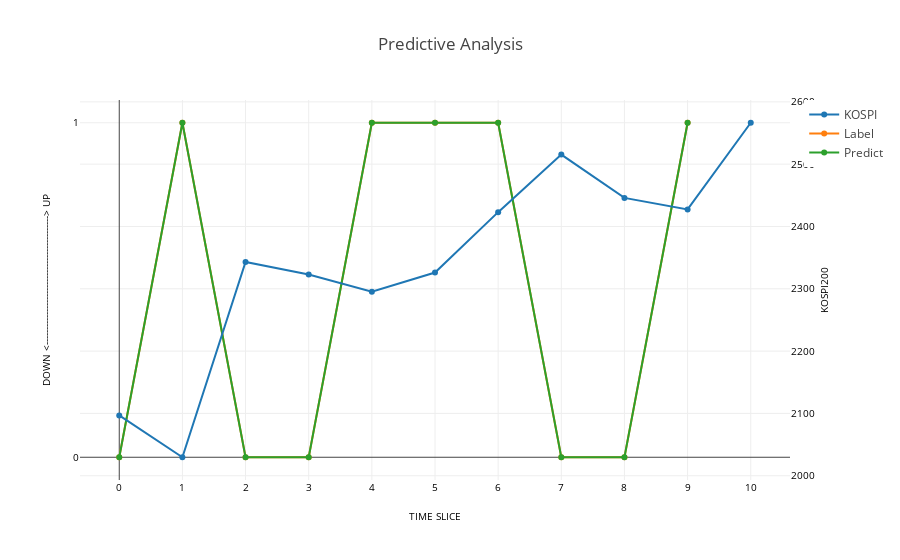

Write notebook code for a chart like this one.
### Code cell
x = [i for i in range(11)]

data = [go.Scatter(
        x=x,
        y=d,
        name="KOSPI",
        marker=dict(
            #color='blue',
        ),
        yaxis='y2'
    ),
    go.Scatter(
        x=x,
        y=ud_y,
        name="Label",
        marker=dict(
            #color='blue',
        ),
        yaxis='y'
    ),
    go.Scatter(
        x=x,
        y=dtc.predict(X),
        name="Predict",
        marker=dict(
            #color='blue',
        ),
        yaxis='y'
    )]

layout = go.Layout(
    title='Predictive Analysis',
    xaxis=dict(
        title='TIME SLICE',
        titlefont=dict(
            size=10,
            color='black'
        ),
        dtick = 1,
        showticklabels=True,
        tickangle=0,
        tickfont=dict(
            size=10,
            color='black'
        ),
        exponentformat='e',
        showexponent='all'
    ),
    yaxis=dict(
        title='DOWN <-------------------------------------------> UP',
        titlefont=dict(
            size=10,
            color='black'
        ),
        showticklabels=True,
        tickangle=0,
        tickfont=dict(
            size=10,
            color='black'
        ),
        dtick = 1,
        exponentformat='e',
        showexponent='all',
        #overlaying='y',
    ),
    yaxis2=dict(
                title='KOSPI200',
                titlefont=dict(
                    size=10,
                    color='black'
                ),
                showticklabels=True,
                tickangle=0,
                tickfont=dict(
                    size=10,
                    color='black'
                ),
                overlaying='y',
                side='right'
            ),
)
fig = go.Figure(data=data, layout=layout)
iplot(fig, filename='TF-IDF Graph')

### Figure 1 — Plotly figure (JSON) as saved in the notebook; plotly's stock layout.template omitted (floating-point values rounded to 4 significant figures)
{"data": [{"marker": {}, "name": "KOSPI", "type": "scatter", "x": [0, 1, 2, 3, 4, 5, 6, 7, 8, 9, 10], "y": [2097.0, 2030.0, 2343.0, 2323.0, 2295.0, 2326.0, 2423.0, 2515.0, 2446.0, 2427.0, 2566.0], "yaxis": "y2"}, {"marker": {}, "name": "Label", "type": "scatter", "x": [0, 1, 2, 3, 4, 5, 6, 7, 8, 9, 10], "y": [0, 1, 0, 0, 1, 1, 1, 0, 0, 1], "yaxis": "y"}, {"marker": {}, "name": "Predict", "type": "scatter", "x": [0, 1, 2, 3, 4, 5, 6, 7, 8, 9, 10], "y": [0, 1, 0, 0, 1, 1, 1, 0, 0, 1], "yaxis": "y"}], "layout": {"title": "Predictive Analysis", "xaxis": {"dtick": 1, "exponentformat": "e", "showexponent": "all", "showticklabels": true, "tickangle": 0, "tickfont": {"color": "black", "size": 10}, "title": "TIME SLICE", "titlefont": {"color": "black", "size": 10}}, "yaxis": {"dtick": 1, "exponentformat": "e", "showexponent": "all", "showticklabels": true, "tickangle": 0, "tickfont": {"color": "black", "size": 10}, "title": "DOWN <-------------------------------------------> UP", "titlefont": {"color": "black", "size": 10}}, "yaxis2": {"overlaying": "y", "showticklabels": true, "side": "right", "tickangle": 0, "tickfont": {"color": "black", "size": 10}, "title": "KOSPI200", "titlefont": {"color": "black", "size": 10}}}}
